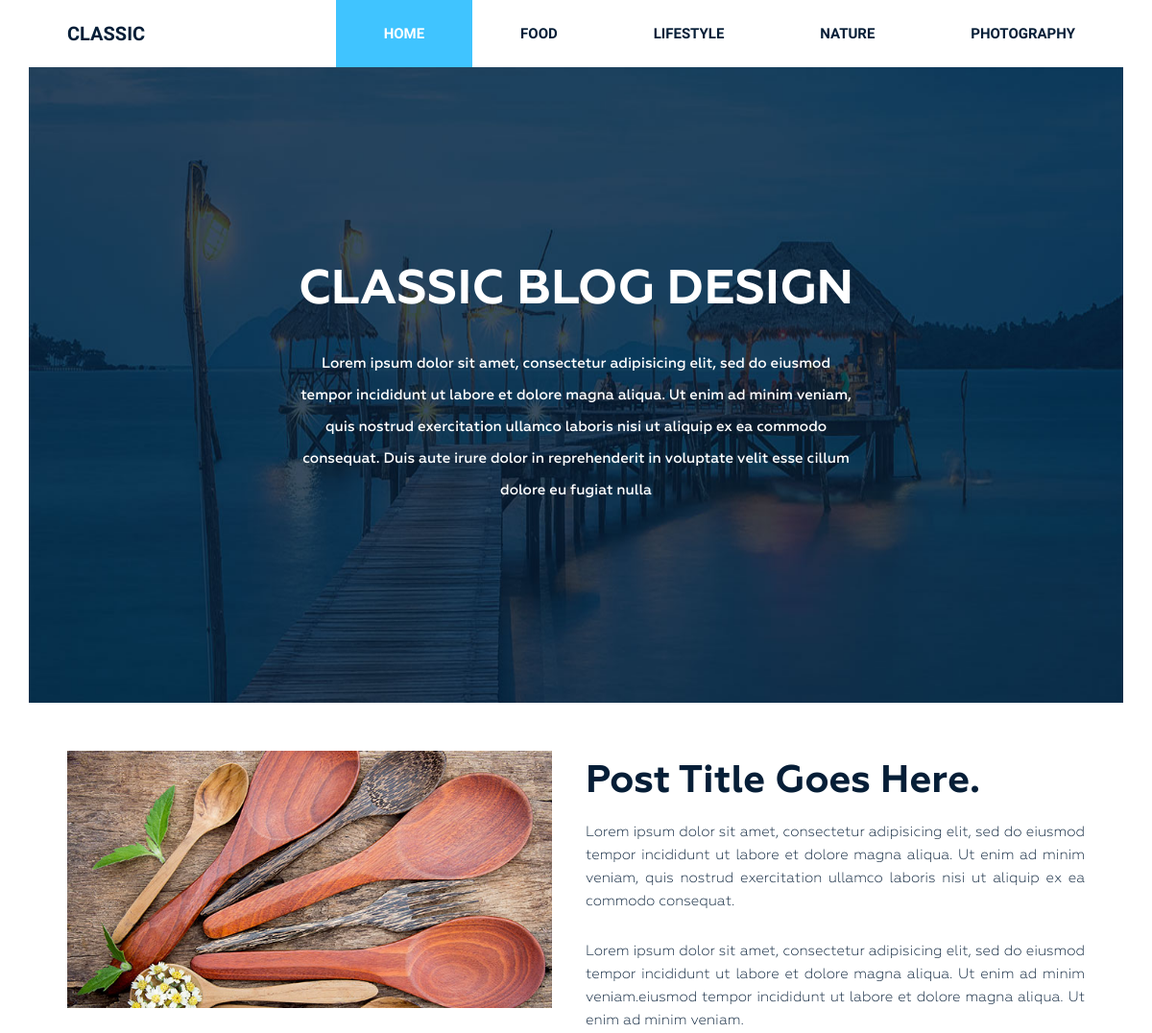
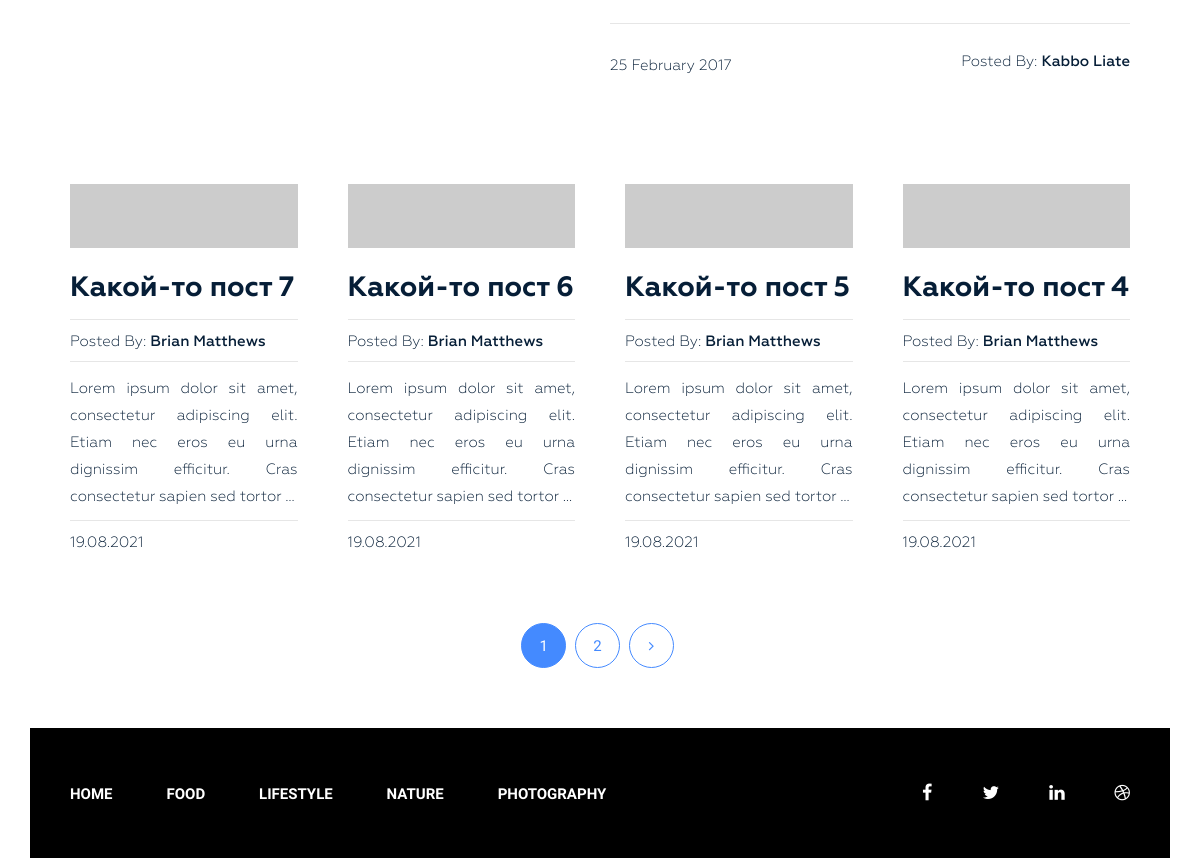
The page / on the database its author committed (2 pictures, top to bottom).
### blog/models.py (models this page shows, shortened)
class Category(models.Model):
    title = models.CharField(max_length=255)
    slug = models.SlugField(max_length=255, verbose_name='Url', unique=True)
    def get_absolute_url(self):
        return reverse("category", kwargs={"slug": self.slug})
    class Meta:
        verbose_name = 'Категория(ю)'
        verbose_name_plural = 'Категории'
        ordering = ['title']

class Post(models.Model):
    title = models.CharField(max_length=255)
    slug = models.SlugField(max_length=255, verbose_name='Url', unique=True)
    author = models.CharField(max_length=100)
    content = models.TextField(blank=True)
    created_at = models.DateTimeField(
        auto_now_add=True, verbose_name='Опубликовано')
    photo = models.ImageField(upload_to='photos/%Y/%m/%d/', blank=True)
    views = models.IntegerField(default=0, verbose_name='Кол-во просмотров')
    category = models.ForeignKey(
        Category, on_delete=models.PROTECT, related_name='posts')
    tags = models.ManyToManyField(Tag, blank=True, related_name='posts')
    def get_absolute_url(self):
        return reverse("post", kwargs={"slug": self.slug})
    class Meta:
        verbose_name = 'Статья(ю)'
        verbose_name_plural = 'Статьи'
        ordering = ['-created_at']

### blog/views.py (the view)
# urls.py: path('', Home.as_view(), name='home'),
class Home(ListView):
    model = Post
    template_name = 'blog/index.html'
    paginate_by = 4
    context_object_name = 'posts'
    def get_context_data(self, **kwargs):
        context = super().get_context_data(**kwargs)
        context["title"] = 'Classic Blog Design'
        return context

### blog/templatetags/menu.py (called while the page is built)
@register.inclusion_tag('blog/menu_tpl.html')
def show_menu(menu_class='menu'):
    categories = Category.objects.all()
    return {'categories': categories, 'menu_class': menu_class}

### blog/templates/blog/index.html (shortened to what this page needs)
{% extends 'base.html' %}
{% load static %}
{% block content %}
<section class="bg-text-area">
    <div class="container">
        <div class="row">
            <div class="col-md-12">
                <div class="bg-text">
                    <h3>Classic BLOG Design</h3>
                    <p>Lorem ipsum dolor sit amet, consectetur adipisicing elit, sed do eiusmod tempor incididunt ut
                        labore et dolore magna aliqua. Ut enim ad minim veniam, quis nostrud exercitation ullamco
                        laboris nisi ut aliquip ex ea commodo consequat. Duis aute irure dolor in reprehenderit in
                        voluptate velit esse cillum dolore eu fugiat nulla </p>
                </div>
            </div>
        </div>
    </div>
</section>
<section class="blog-post-area">
    <div class="container">
        <div class="row">
            <div class="blog-post-area-style">
                <div class="col-md-12">
                    <div class="single-post-big">
                        <div class="big-image">
                            <img src="{% static 'img/post-image1.jpg' %}" alt="">
                        </div>
                        <div class="big-text">
                            <h3><a href="#">Post Title Goes Here.</a></h3>
                            <p>Lorem ipsum dolor sit amet, consectetur adipisicing elit, sed do eiusmod tempor
                                incididunt ut labore et dolore magna aliqua. Ut enim ad minim veniam, quis nostrud
                                exercitation ullamco laboris nisi ut aliquip ex ea commodo consequat.</p>
                            <p>Lorem ipsum dolor sit amet, consectetur adipisicing elit, sed do eiusmod tempor
                                incididunt ut labore et dolore magna aliqua. Ut enim ad minim veniam.eiusmod tempor
                                incididunt ut labore et dolore magna aliqua. Ut enim ad minim veniam.</p>
                            <h4><span class="date">25 February 2017</span><span class="author">Posted By: <span
                                        class="author-name">Kabbo Liate</span></span>
                            </h4>
                        </div>
                    </div>
                </div>
                {% for post in posts %}
                <div class="col-md-3">
                    <div class="single-post">
                        {% if post.photo %}
                        <img src="{{ post.photo.url }}" alt="{{ post.title }}">
                        {% else %}
                        <img src="https://picsum.photos/id/1060/300/201/?blur=2" alt="{{ post.title }}">
                        {% endif %}
                        <h3><a href="{{ post.get_absolute_url }}">{{ post.title }}</a></h3>
                        <h4><span>Posted By: <span class="author-name">{{ post.author }}</span></span>
                        </h4>
                        {{ post.content|safe|truncatewords_html:20 }}
                        <h4><span>{{ post.created_at|date:'d.m.Y' }}</span></h4>
                    </div>
                </div>
                {% endfor %}
            </div>
        </div>
    </div>
    {% include 'inc/_paginator.html' %}
</section>
{% endblock %}

### siteblog/static/style.css (style rules this page uses)
.wrapper header.header .menu { margin: 0 }
.wrapper header.header .menu ul { float: right; margin: 0; padding: 0; margin-right: 4px; }
.wrapper header.header .menu ul li { display: inline-block; list-style: outside none none; margin: 0 -4px 0 0; }
.wrapper header.header .menu ul li a { color: rgb(6, 30, 55); font-family: "Raleway", sans-serif; font-size: 15px; font-weight: 600; line-height: 70px; padding: 26px 50px; text-decoration: none; text-transform: uppercase; }
.wrapper header.header .menu ul li.active a { background: #40c4ff; color: #fff; }
.wrapper section.bg-text-area .bg-text { background-image: url(img/bg-iamges.jpg); background-size: 100% 100%; padding: 205px 280px; }
.wrapper section.bg-text-area .bg-text h3 { color: #fff; font-family: Geometria; font-size: 50px; font-weight: 700; text-align: center; text-transform: uppercase; margin: 0; }
.wrapper section.bg-text-area .bg-text p { color: #fff; font-family: Geometria; font-size: 15px; font-weight: 500; line-height: 33px; margin: 32px 0 0; text-align: center; }
section.blog-post-area { margin-top: 50px; }
section.blog-post-area .big-image { float: left; width: 50%; padding-right: 35px; }
section.blog-post-area .big-text { float: right; width: 50%; padding-right: 20px; }
section.blog-post-area img { width: 100%; }
section.blog-post-area .big-text h3 { margin: 10px 0 0; }
section.blog-post-area .big-text h3 a { font-family: Geometria; font-weight: 700; font-size: 40px; color: #061e37; text-decoration: none; }
section.blog-post-area .big-text p { color: #061e37; font-family: Geometria; font-size: 15px; font-weight: 400; line-height: 24px; padding-top: 18px; text-align: justify; text-decoration: none; }
section.blog-post-area .big-text h4 { margin-top: 25px; padding-top: 30px; position: relative; }
section.blog-post-area .big-text h4::before { background: #e6e6e6 none repeat scroll 0 0; content: ""; height: 1px; position: absolute; top: 0; width: 100%; }
section.blog-post-area .single-post { padding-right: 20px; margin: 100px 0px 0px; }
section.blog-post-area h4 span { font-family: Geometria; font-weight: 400; font-size: 15px; color: #061e37; text-decoration: none; }
section.blog-post-area .big-text h4 span.author { float: right }
section.blog-post-area h4 span.author-name { font-weight: 500; }
.blog-post-area .single-post h3 a { font-family: Geometria; font-size: 28px; font-weight: 700; text-decoration: none; color: #061e37; }
.blog-post-area .single-post p { color: #061e37; font-family: Geometria; font-size: 15px; font-weight: 400; line-height: 27px; padding-top: 14px; position: relative; text-align: justify; }
.blog-post-area .single-post h4 { margin-bottom: 12px; padding-top: 10px; position: relative; }
.blog-post-area .single-post h4::before { background: #e6e6e6 none repeat scroll 0 0; content: ""; height: 1px; position: absolute; top: 0; width: 100%; }
.blog-post-area .single-post p::before { background: #e6e6e6 none repeat scroll 0 0; content: ""; height: 1px; position: absolute; top: 0; width: 100%; }
.blog-post-area .single-post h3 { margin: 25px 0 15px; }
.blog-post-area .blog-post-area-style { margin: 0 20px 0 40px; }
.wrapper footer.footer .footer-menu { margin: 0 }
.wrapper footer.footer .footer-menu ul { line-height: 130px; margin: 0; padding: 0; }
.wrapper footer.footer .footer-menu ul li { display: inline; list-style: outside none none; margin: 0; padding: 30px 0px; }
.wrapper footer.footer .footer-menu ul li a { color: #fff; font-family: "Raleway", sans-serif; font-size: 15px; font-weight: 600; line-height: 70px; margin-left: 40px; padding: 26px 10px 26px 0; text-decoration: none; text-transform: uppercase; }

### rows shown on the page
Category: title "FOOD"
Category: title "LIFESTYLE"
Category: title "NATURE"
Category: title "PHOTOGRAPHY"
Post: title "Какой-то пост 7", author "Brian Matthews", content "Lorem ipsum dolor sit amet, consectetur adipiscing elit. Etiam nec eros eu urna dignissim efficitur. Cras consectetur sapien sed tortor …", created_at "19.08.2021"
Post: title "Какой-то пост 6", author "Brian Matthews", content "Lorem ipsum dolor sit amet, consectetur adipiscing elit. Etiam nec eros eu urna dignissim efficitur. Cras consectetur sapien sed tortor …", created_at "19.08.2021"
Post: title "Какой-то пост 5", author "Brian Matthews", content "Lorem ipsum dolor sit amet, consectetur adipiscing elit. Etiam nec eros eu urna dignissim efficitur. Cras consectetur sapien sed tortor …", created_at "19.08.2021"
Post: title "Какой-то пост 4", author "Brian Matthews", content "Lorem ipsum dolor sit amet, consectetur adipiscing elit. Etiam nec eros eu urna dignissim efficitur. Cras consectetur sapien sed tortor …", created_at "19.08.2021"

### other values the page prints
{{ p }} "1"
{{ p }} "2"
